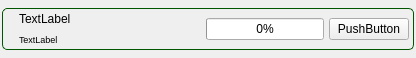
<?xml version="1.0" encoding="UTF-8"?>
<ui version="4.0">
 <class>DownloadCustomItemClass</class>
 <widget class="QWidget" name="DownloadCustomItemClass">
  <property name="geometry">
   <rect>
    <x>0</x>
    <y>0</y>
    <width>416</width>
    <height>58</height>
   </rect>
  </property>
  <property name="windowTitle">
   <string>DownloadCustomItem</string>
  </property>
  <property name="styleSheet">
   <string notr="true"/>
  </property>
  <layout class="QVBoxLayout" name="verticalLayout_2">
   <property name="spacing">
    <number>2</number>
   </property>
   <property name="leftMargin">
    <number>2</number>
   </property>
   <property name="topMargin">
    <number>8</number>
   </property>
   <property name="rightMargin">
    <number>2</number>
   </property>
   <property name="bottomMargin">
    <number>8</number>
   </property>
   <item>
    <widget class="QWidget" name="widget001" native="true">
     <property name="styleSheet">
      <string notr="true">#widget001{
border: 1px solid rgb(0, 85, 0);
border-radius:5px;

}</string>
     </property>
     <layout class="QHBoxLayout" name="horizontalLayout">
      <property name="spacing">
       <number>5</number>
      </property>
      <property name="leftMargin">
       <number>5</number>
      </property>
      <property name="topMargin">
       <number>2</number>
      </property>
      <property name="rightMargin">
       <number>5</number>
      </property>
      <property name="bottomMargin">
       <number>2</number>
      </property>
      <item>
       <widget class="QLabel" name="imagelabel">
        <property name="text">
         <string/>
        </property>
       </widget>
      </item>
      <item>
       <layout class="QVBoxLayout" name="verticalLayout">
        <property name="spacing">
         <number>2</number>
        </property>
        <item>
         <widget class="QLabel" name="name_label">
          <property name="text">
           <string>TextLabel</string>
          </property>
         </widget>
        </item>
        <item>
         <widget class="QLabel" name="infolabel">
          <property name="font">
           <font>
            <pointsize>7</pointsize>
           </font>
          </property>
          <property name="text">
           <string>TextLabel</string>
          </property>
         </widget>
        </item>
       </layout>
      </item>
      <item>
       <spacer name="horizontalSpacer">
        <property name="orientation">
         <enum>Qt::Horizontal</enum>
        </property>
        <property name="sizeHint" stdset="0">
         <size>
          <width>130</width>
          <height>20</height>
         </size>
        </property>
       </spacer>
      </item>
      <item>
       <widget class="QProgressBar" name="progressBar">
        <property name="value">
         <number>0</number>
        </property>
       </widget>
      </item>
      <item>
       <widget class="QPushButton" name="pushButton">
        <property name="text">
         <string>PushButton</string>
        </property>
       </widget>
      </item>
     </layout>
    </widget>
   </item>
  </layout>
 </widget>
 <layoutdefault spacing="6" margin="11"/>
 <resources/>
 <connections/>
</ui>
